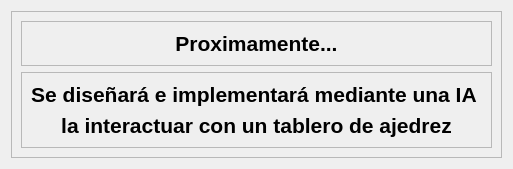
           <widget class="QWidget" name="autaje">
            <layout class="QHBoxLayout" name="horizontalLayout_15">
             <item>
              <widget class="QFrame" name="frame_23">
               <property name="frameShape">
                <enum>QFrame::StyledPanel</enum>
               </property>
               <property name="frameShadow">
                <enum>QFrame::Raised</enum>
               </property>
               <layout class="QVBoxLayout" name="verticalLayout_20">
                <item>
                 <widget class="QFrame" name="frame_24">
                  <property name="autoFillBackground">
                   <bool>false</bool>
                  </property>
                  <property name="frameShape">
                   <enum>QFrame::StyledPanel</enum>
                  </property>
                  <property name="frameShadow">
                   <enum>QFrame::Raised</enum>
                  </property>
                  <layout class="QVBoxLayout" name="verticalLayout_19">
                   <item>
                    <widget class="QLabel" name="label_10">
                     <property name="font">
                      <font>
                       <pointsize>16</pointsize>
                       <bold>true</bold>
                      </font>
                     </property>
                     <property name="text">
                      <string>Proximamente...</string>
                     </property>
                     <property name="alignment">
                      <set>Qt::AlignCenter</set>
                     </property>
                    </widget>
                   </item>
                  </layout>
                 </widget>
                </item>
                <item>
                 <widget class="QFrame" name="frame_25">
                  <property name="frameShape">
                   <enum>QFrame::StyledPanel</enum>
                  </property>
                  <property name="frameShadow">
                   <enum>QFrame::Raised</enum>
                  </property>
                  <layout class="QVBoxLayout" name="verticalLayout_21">
                   <item>
                    <widget class="QLabel" name="label_11">
                     <property name="font">
                      <font>
                       <pointsize>16</pointsize>
                       <bold>true</bold>
                      </font>
                     </property>
                     <property name="text">
                      <string>Se diseñará e implementará mediante una IA </string>
                     </property>
                     <property name="alignment">
                      <set>Qt::AlignCenter</set>
                     </property>
                    </widget>
                   </item>
                   <item>
                    <widget class="QLabel" name="label_12">
                     <property name="font">
                      <font>
                       <pointsize>16</pointsize>
                       <bold>true</bold>
                      </font>
                     </property>
                     <property name="text">
                      <string>la interactuar con un tablero de ajedrez</string>
                     </property>
                     <property name="alignment">
                      <set>Qt::AlignCenter</set>
                     </property>
                    </widget>
                   </item>
                  </layout>
                 </widget>
                </item>
               </layout>
              </widget>
             </item>
            </layout>
           </widget>
